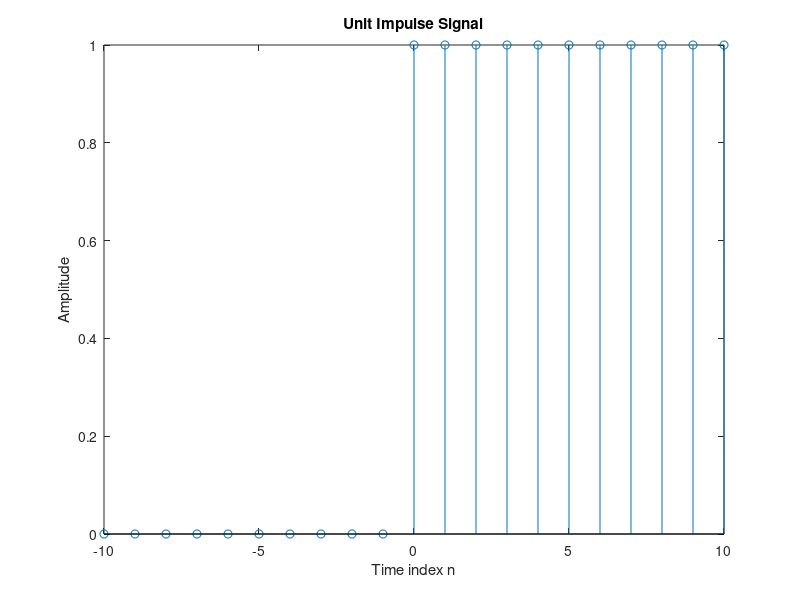

Write the MATLAB code that produced this figure.
n=-10:10;
u = [zeros(1,10) ones(1,11)];
stem(n,u)
xlabel('Time index n');
ylabel('Amplitude');
title('Unit Impulse Signal');